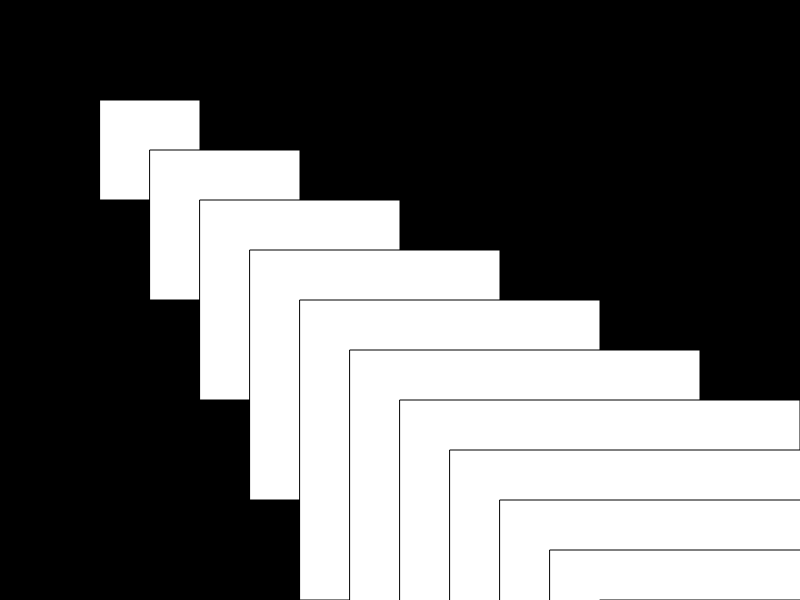
Frame 1 (no input)
Frame 60 (no input): identical to frame 1, image omitted
Frame 120 (the mouse pressed at the canvas centre since frame 60): identical to frame 1, image omitted

The p5.js sketch that drew this single still picture (run headless with seeded random() and noise() and a simulated clock; from frame 60 on, the mouse is pressed at the canvas centre):

// p5.js sketch
// ── sketch.js
function setup() {
  createCanvas(800, 600);
  background(0,0,0);

  for(var i = 100; i < 700; i = i+50){
    rect(i , i, i, i);
  }
}

function draw() {
  // put drawing code here
}
